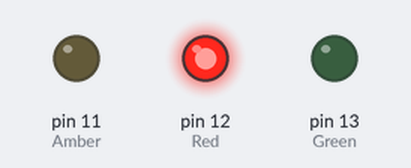
Bench run of a sketch on a simulated Arduino Uno, built with avr-gcc and run on an emulated ATmega328P. Shown: output pins drawn as LEDs (lit = HIGH).

Above: at 0.1 s.
At 20.1 s:
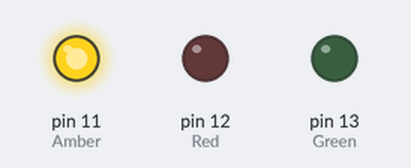
At 30.1 s:
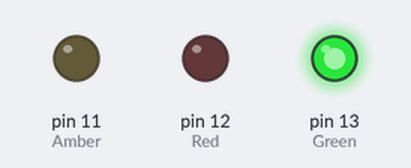
At 39.6 s:
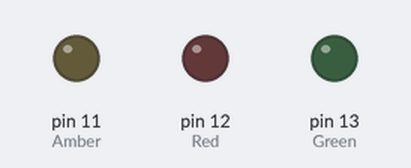
Timing chart, 0 to 40.0 s (numbered marks = the images above):
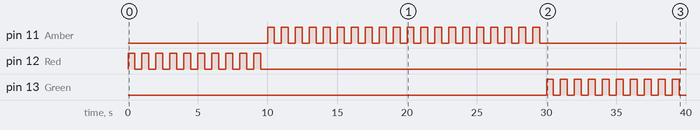

The sketch:

for_loop_traffic.ino
```cpp
  int Red=12;
  int Amber=11;
  int Green=13;

  void setup(){
    pinMode(Red,OUTPUT);
    pinMode(Amber,OUTPUT);
    pinMode(Green,OUTPUT);

  }
    void loop(){
      for(int j=1;j<=10;j=j+1)
      {digitalWrite(Red,HIGH);
      delay(500);
      digitalWrite(Red,LOW);
      delay(500);
      }
      for(int j=1;j<=20;j=j+1)
      {digitalWrite(Amber,HIGH);
      delay(500);
      digitalWrite(Amber,LOW);
      delay(500);

      }
      for(int j=1;j<=30;j=j+1)
      {digitalWrite(Green,HIGH);
      delay(500);
      digitalWrite(Green,LOW);
      delay(500);
     }
    }
```

Measured:
- by itself, pin 11 (Amber): LOW → HIGH at 10.0 s, → LOW 0.50 s later, → HIGH 0.50 s later, → LOW 0.50 s later, … (40 changes in this stretch)
- by itself, pin 12 (Red): alternates HIGH for 0.50 s and LOW for 0.50 s, 20 changes in all, then stays LOW
- by itself, pin 13 (Green): LOW → HIGH at 30.0 s, → LOW 0.50 s later, → HIGH 0.50 s later, → LOW 0.50 s later, … (20 changes in this stretch)
